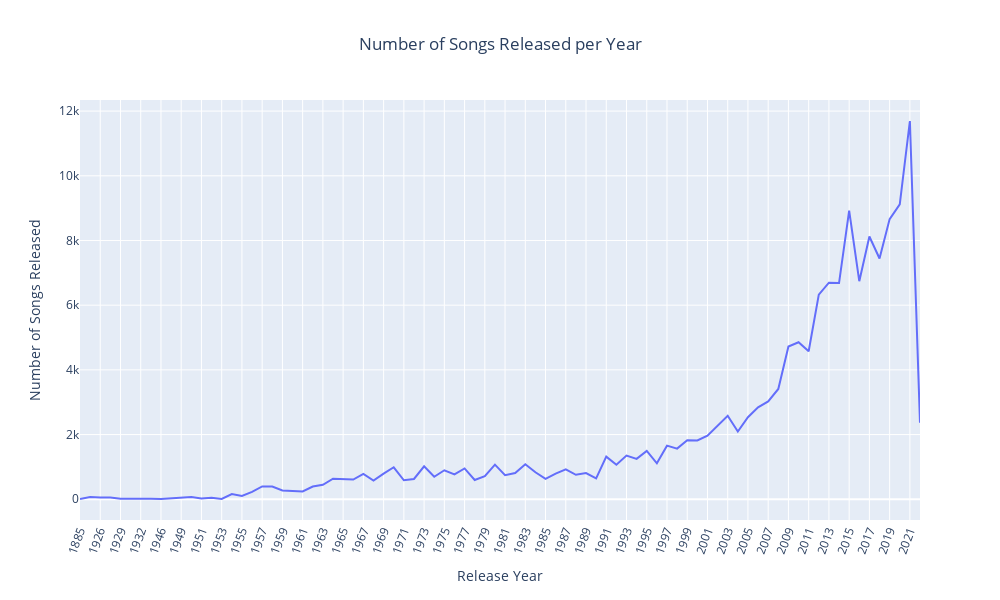

The notebook cell this image was saved under:
### Code cell
import plotly.express as px
y = tracks_df.groupby(['album_release_year']).count()['track_uri'].values
x = tracks_df.groupby(['album_release_year']).count().index
#plt.figure(figsize=(30,15))
#plt.title('Count of the Songs Per Release Year',fontsize=28)
#plt.xlabel('Release Years', fontsize=20)
#plt.ylabel('Number of Songs', fontsize=20)

fig = px.line(x=x, y=y, labels=dict(x="Release Year", y="Number of Songs Released"), title="Number of Songs Released per Year", width=1000, height=600)
fig.update_layout(title_x=0.5)
fig.update_xaxes(tickangle=-70)
fig.show()
#plt.plot(tracks_df.groupby(['album_release_year']).count().index, y)
fig.write_image('line.svg', format='svg')

### Figure 1 — Plotly figure (JSON) as saved in the notebook; plotly's stock layout.template omitted (floating-point values rounded to 4 significant figures)
{"data": [{"hovertemplate": "Release Year=%{x}<br>Number of Songs Released=%{y}<extra></extra>", "legendgroup": "", "line": {"color": "#636efa", "dash": "solid"}, "marker": {"symbol": "circle"}, "mode": "lines", "name": "", "orientation": "v", "showlegend": false, "type": "scatter", "x": ["1885", "1925", "1926", "1928", "1929", "1930", "1932", "1942", "1946", "1947", "1949", "1950", "1951", "1952", "1953", "1954", "1955", "1956", "1957", "1958", "1959", "1960", "1961", "1962", "1963", "1964", "1965", "1966", "1967", "1968", "1969", "1970", "1971", "1972", "1973", "1974", "1975", "1976", "1977", "1978", "1979", "1980", "1981", "1982", "1983", "1984", "1985", "1986", "1987", "1988", "1989", "1990", "1991", "1992", "1993", "1994", "1995", "1996", "1997", "1998", "1999", "2000", "2001", "2002", "2003", "2004", "2005", "2006", "2007", "2008", "2009", "2010", "2011", "2012", "2013", "2014", "2015", "2016", "2017", "2018", "2019", "2020", "2021", "2022"], "xaxis": "x", "y": [9, 70, 52, 56, 14, 15, 32, 12, 8, 23, 42, 70, 27, 45, 12, 161, 100, 230, 395, 392, 271, 264, 243, 395, 447, 635, 630, 608, 784, 579, 792, 989, 586, 628, 1019, 694, 896, 766, 953, 597, 716, 1071, 743, 813, 1084, 833, 628, 792, 927, 756, 808, 648, 1317, 1066, 1352, 1250, 1495, 1112, 1657, 1565, 1826, 1816, 1965, 2287, 2580, 2093, 2537, 2842, 3024, 3409, 4721, 4854, 4575, 6328, 6696, 6685, 8920, 6741, 8124, 7444, 8661, 9119, 11694, 2365], "yaxis": "y"}], "layout": {"height": 600, "legend": {"tracegroupgap": 0}, "title": {"text": "Number of Songs Released per Year", "x": 0.5}, "width": 1000, "xaxis": {"anchor": "y", "domain": [0, 1], "tickangle": -70, "title": {"text": "Release Year"}}, "yaxis": {"anchor": "x", "domain": [0, 1], "title": {"text": "Number of Songs Released"}}}}
